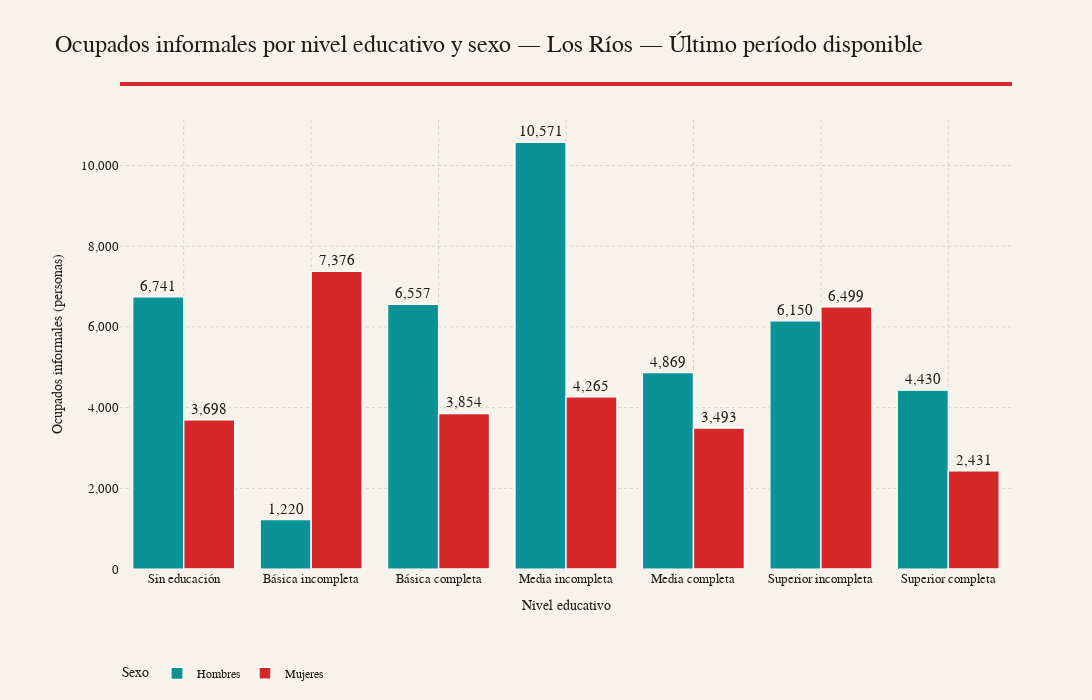

Notebook code for this chart:
### Code cell
# 16) Ocupados informales por nivel educativo y sexo — Región de Los Ríos (último período)
region_name = 'Los Ríos'
base_lr_inf = df[(df['region']==region_name) & (df['trimestre']==ultimo_trimestre)].copy()
if base_lr_inf.empty:
    raise ValueError(f'No hay datos para {region_name} en {ultimo_trimestre}')

# Asegurar enteros
base_lr_inf['ocupados_informales'] = base_lr_inf['ocupados_informales'].fillna(0).astype(int)

bar_highlight_color = "#d62828"
bar_neutral_color = "#0a9396"
bar_background_color = "#f7f2ea"
bar_grid_color = "#d9d3c5"
bar_text_color = "#1e1b18"
bar_font_family = "Georgia, serif"

sexo_color_map = {
    'Mujeres': bar_highlight_color,
    'Hombres': bar_neutral_color,
}

fig_lr_inf = px.bar(
    base_lr_inf,
    x='nivel_educativo',
    y='ocupados_informales',
    color='sexo',
    barmode='group',
    category_orders={'nivel_educativo': EDU_ORDER},
    color_discrete_map=sexo_color_map,
    text='ocupados_informales',
    hover_data={'ocupados_informales': ':,.0f'},
    labels={'nivel_educativo': 'Nivel educativo', 'ocupados_informales': 'Ocupados informales (personas)', 'sexo': 'Sexo'}
)

fig_lr_inf.update_traces(
    texttemplate='%{text:,.0f}',
    textposition='outside',
    marker_line=dict(color='#ffffff', width=1.2),
    opacity=1.0
)

fig_lr_inf.update_traces(
    selector=dict(name='Mujeres'),
    marker_line=dict(color='#ffffff', width=1.4)
)

underline_y = 1.08

fig_lr_inf.update_layout(
    template='plotly_white',
    title=dict(
        text=f"Ocupados informales por nivel educativo y sexo — {region_name} — Último período disponible",
        font=dict(family=bar_font_family, size=24, color=bar_text_color),
        x=0.05,
        y=0.95
    ),
    font=dict(family=bar_font_family, size=15, color=bar_text_color),
    plot_bgcolor=bar_background_color,
    paper_bgcolor=bar_background_color,
    margin=dict(l=120, r=80, t=120, b=120),
    hoverlabel=dict(bgcolor='#ffffff', font=dict(family=bar_font_family, color=bar_text_color)),
    width=1100,
    height=700,
    legend=dict(
        orientation='h',
        x=0.0,
        y=-0.2,
        font=dict(family=bar_font_family, size=12, color=bar_text_color),
        bgcolor='rgba(0,0,0,0)'
    ),
    shapes=[
        dict(
            type='line',
            x0=0.0,
            x1=1.0,
            y0=underline_y,
            y1=underline_y,
            xref='paper',
            yref='paper',
            line=dict(color=bar_highlight_color, width=4)
        )
    ]
)

fig_lr_inf.update_traces(
    hovertemplate="<b>%{x}</b><br>Sexo: %{legendgroup}<br>Ocupados informales: %{y:,.0f}<extra></extra>"
)

fig_lr_inf.update_xaxes(
    title=dict(text='Nivel educativo', font=dict(family=bar_font_family, size=14, color=bar_text_color)),
    tickfont=dict(family=bar_font_family, size=13, color=bar_text_color),
    showgrid=True,
    gridcolor=bar_grid_color,
    griddash='dot',
    zeroline=False
)

fig_lr_inf.update_yaxes(
    title=dict(text='Ocupados informales (personas)', font=dict(family=bar_font_family, size=14, color=bar_text_color)),
    tickfont=dict(family=bar_font_family, size=13, color=bar_text_color),
    showgrid=True,
    gridcolor=bar_grid_color,
    griddash='dot',
    zeroline=False,
    tickformat=',d'
)

fig_lr_inf.show()

# Export JSON
inf_records = (base_lr_inf[['nivel_educativo','sexo','ocupados_informales']]
               .assign(periodo=ultimo_trimestre)
               .to_dict(orient='records'))
save_json({'region': region_name, 'periodo': ultimo_trimestre, 'records': inf_records, 'units': 'persons'},
          DOCS_DATA / 'ocupados_informales_edu_sexo_los_rios.json')
print('✔️ JSON exportado:', DOCS_DATA / 'ocupados_informales_edu_sexo_los_rios.json')

### Figure 1 — Plotly figure (JSON) as saved in the notebook; plotly's stock layout.template omitted (floating-point values rounded to 4 significant figures)
{"data": [{"alignmentgroup": "True", "hovertemplate": "<b>%{x}</b><br>Sexo: %{legendgroup}<br>Ocupados informales: %{y:,.0f}<extra></extra>", "legendgroup": "Hombres", "marker": {"color": "#0a9396", "line": {"color": "#ffffff", "width": 1.2}, "pattern": {"shape": ""}}, "name": "Hombres", "offsetgroup": "Hombres", "opacity": 1, "orientation": "v", "showlegend": true, "text": [6741.0, 1220.0, 6557.0, 10570.0, 4869.0, 6150.0, 4430.0], "textposition": "outside", "texttemplate": "%{text:,.0f}", "type": "bar", "x": ["Sin educación", "Básica incompleta", "Básica completa", "Media incompleta", "Media completa", "Superior incompleta", "Superior completa"], "xaxis": "x", "y": [6741, 1220, 6557, 10571, 4869, 6150, 4430], "yaxis": "y"}, {"alignmentgroup": "True", "hovertemplate": "<b>%{x}</b><br>Sexo: %{legendgroup}<br>Ocupados informales: %{y:,.0f}<extra></extra>", "legendgroup": "Mujeres", "marker": {"color": "#d62828", "line": {"color": "#ffffff", "width": 1.4}, "pattern": {"shape": ""}}, "name": "Mujeres", "offsetgroup": "Mujeres", "opacity": 1, "orientation": "v", "showlegend": true, "text": [3698.0, 7376.0, 3854.0, 4265.0, 3493.0, 6499.0, 2431.0], "textposition": "outside", "texttemplate": "%{text:,.0f}", "type": "bar", "x": ["Sin educación", "Básica incompleta", "Básica completa", "Media incompleta", "Media completa", "Superior incompleta", "Superior completa"], "xaxis": "x", "y": [3698, 7376, 3854, 4265, 3493, 6499, 2431], "yaxis": "y"}], "layout": {"barmode": "group", "font": {"color": "#1e1b18", "family": "Georgia, serif", "size": 15}, "height": 700, "hoverlabel": {"bgcolor": "#ffffff", "font": {"color": "#1e1b18", "family": "Georgia, serif"}}, "legend": {"bgcolor": "rgba(0,0,0,0)", "font": {"color": "#1e1b18", "family": "Georgia, serif", "size": 12}, "orientation": "h", "title": {"text": "Sexo"}, "tracegroupgap": 0, "x": 0, "y": -0.2}, "margin": {"b": 120, "l": 120, "r": 80, "t": 120}, "paper_bgcolor": "#f7f2ea", "plot_bgcolor": "#f7f2ea", "shapes": [{"line": {"color": "#d62828", "width": 4}, "type": "line", "x0": 0, "x1": 1, "xref": "paper", "y0": 1.08, "y1": 1.08, "yref": "paper"}], "title": {"font": {"color": "#1e1b18", "family": "Georgia, serif", "size": 24}, "text": "Ocupados informales por nivel educativo y sexo — Los Ríos — Último período disponible", "x": 0.05, "y": 0.95}, "width": 1100, "xaxis": {"anchor": "y", "categoryarray": ["Sin educación", "Básica incompleta", "Básica completa", "Media incompleta", "Media completa", "Superior incompleta", "Superior completa"], "categoryorder": "array", "domain": [0, 1], "gridcolor": "#d9d3c5", "griddash": "dot", "showgrid": true, "tickfont": {"color": "#1e1b18", "family": "Georgia, serif", "size": 13}, "title": {"font": {"color": "#1e1b18", "family": "Georgia, serif", "size": 14}, "text": "Nivel educativo"}, "zeroline": false}, "yaxis": {"anchor": "x", "domain": [0, 1], "gridcolor": "#d9d3c5", "griddash": "dot", "showgrid": true, "tickfont": {"color": "#1e1b18", "family": "Georgia, serif", "size": 13}, "tickformat": ",d", "title": {"font": {"color": "#1e1b18", "family": "Georgia, serif", "size": 14}, "text": "Ocupados informales (personas)"}, "zeroline": false}}}
